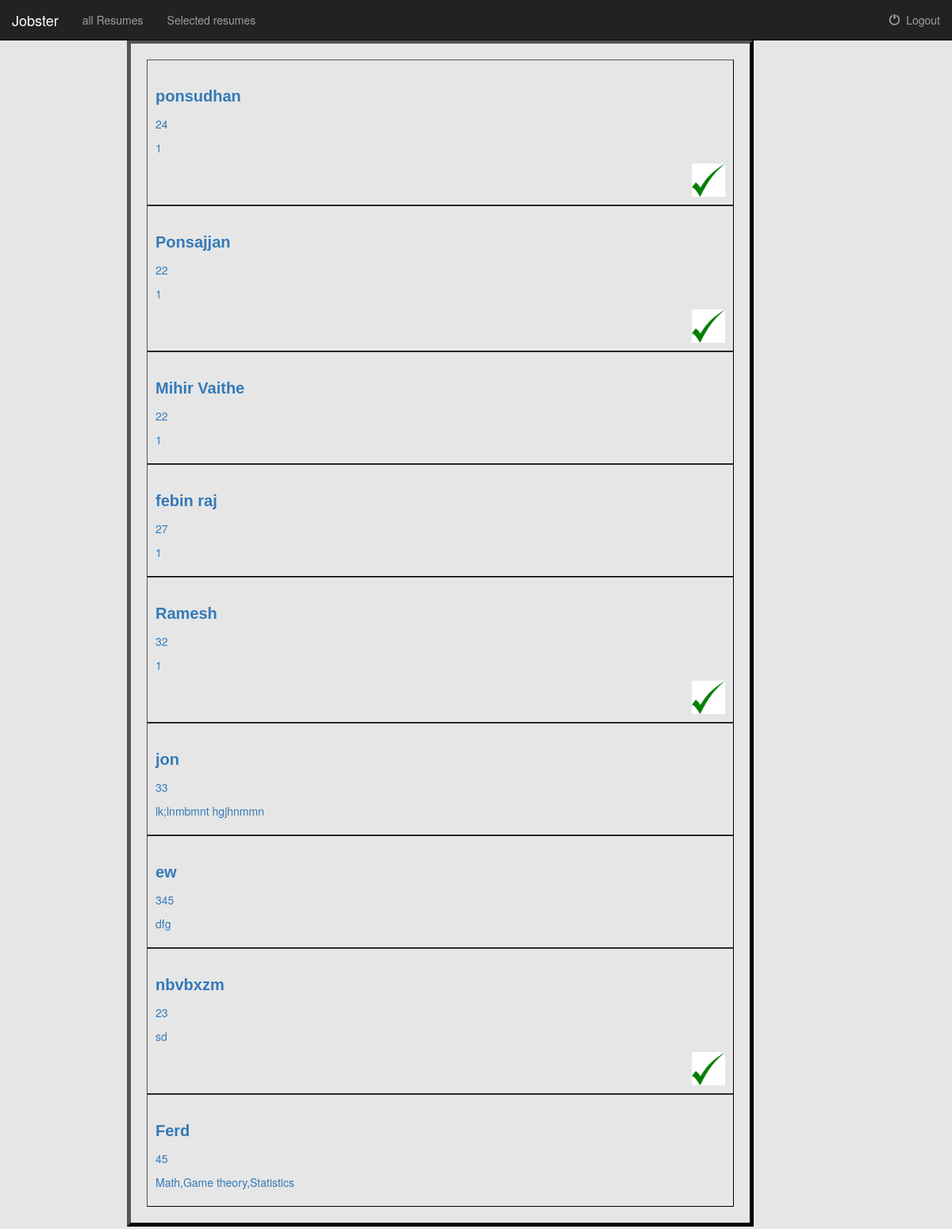
/index/ (signed in), run on an earlier commit of the app's database.
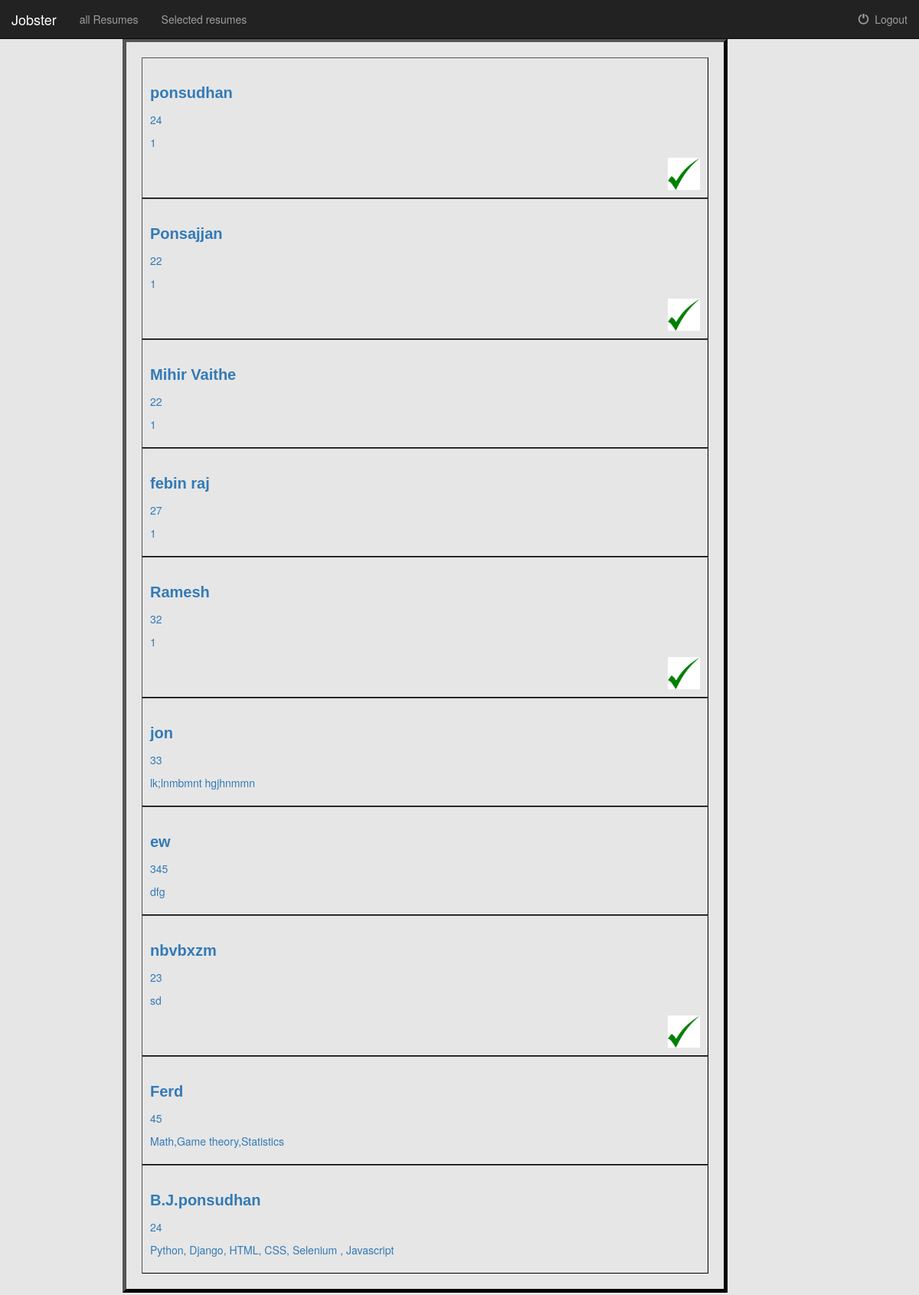
And on a later commit of the database.
### submitresume/models.py (models this page shows, shortened)
class Resume(models.Model):
    Name=models.CharField(max_length=100)
    Age=models.PositiveIntegerField(max_length=2)
    Qualification=models.CharField(max_length=200)
    Email=models.EmailField(max_length=150)
    Phone_number = models.PositiveIntegerField(max_length=9)
    About_Me=models.TextField(max_length=1000)
    Skills=models.CharField(max_length=500)
    is_selected = models.BooleanField(default=False)

### submitresume/views.py (the view)
# urls.py: url(r'^index/(?P<resume_id>[0-9]+)/$', views.detail, name='detail'),
def index(request):
    if not request.user.is_authenticated():
        return redirect('submitresume:login')
    else:
        resumes = Resume.objects.all()
        return render(request, 'submitresume/index.html', {'resumes': resumes})

### submitresume/templates/submitresume/index.html
{% extends 'submitresume/base.html' %}
{% block body %}
{% load staticfiles %}
<div id="list-view">
<ul>
    <div class="listitem">
 {% for resume in resumes %}
    <li>
        <a href={{resume.id}}>
                <h3>{{resume.Name}}</h3>
                <p>{{resume.Age}}</p>
                <p>{{resume.Skills}}</p>
            {% if  resume.is_selected %}
        <img src="{% static "submitresume/tick.png" %}" alt="tick" height="42" width="42" align="right">
            {% endif %}
        </a>
    </li>
    {%endfor%}
     </div>
</ul>
</div>
{% endblock %}

### submitresume/templates/submitresume/base.html (shortened to what this page needs)
<!DOCTYPE html>
<html lang="en">
<head>
    <link rel="stylesheet" href="https://maxcdn.bootstrapcdn.com/bootstrap/3.3.6/css/bootstrap.min.css">
</head>
<body>
<nav class="navbar navbar-inverse navbar-fixed-top">
        <div class="container-fluid">
            <div class="navbar-header">
                {% load staticfiles %}
                <link rel="stylesheet" href="{% static "submitresume/index.css"%}">
                <a class="navbar-brand" href="{% url 'submitresume:index' %}">Jobster</a>
                 <ul class="nav navbar-nav">
                    <li><a href={% url 'submitresume:index' %}>all Resumes</a></li>
                    <li><a href={% url 'submitresume:selected_list' %}>Selected resumes</a></li>
                </ul>
            </div>
            <div class="collapse navbar-collapse" id="topNavBar">
                <ul class="nav navbar-nav navbar-right">
                    <li>
                        <a href="{% url 'submitresume:logout_user' %}">
                            <span class="glyphicon glyphicon-off" aria-hidden="true"></span>&nbsp; Logout
                        </a>
                    </li>
                </ul>
            </div>
        </div>
</nav>
{% block body %}
{% endblock %}
</body>
</html>

### submitresume/static/submitresume/index.css (style rules this page uses)
body { background-color: #e6e6e6; }
h3 { font: bold 20px/1.5 Helvetica, Verdana, sans-serif; }
#list-view { margin: 50px }
#list-view .listitem li { padding: 10px; overflow: auto; list-style-type: none; }
.listitem { border: 5px outset #000000; padding: 20px; margin-left:70px; margin-right:200px; }
.listitem li { border: 1px outset #000000; }

What changed in the data, as far as the page shows it:
added Resume: Name "B.J.ponsudhan", Age "24", Skills "Python, Django, HTML, CSS, Selenium , Javascript"
